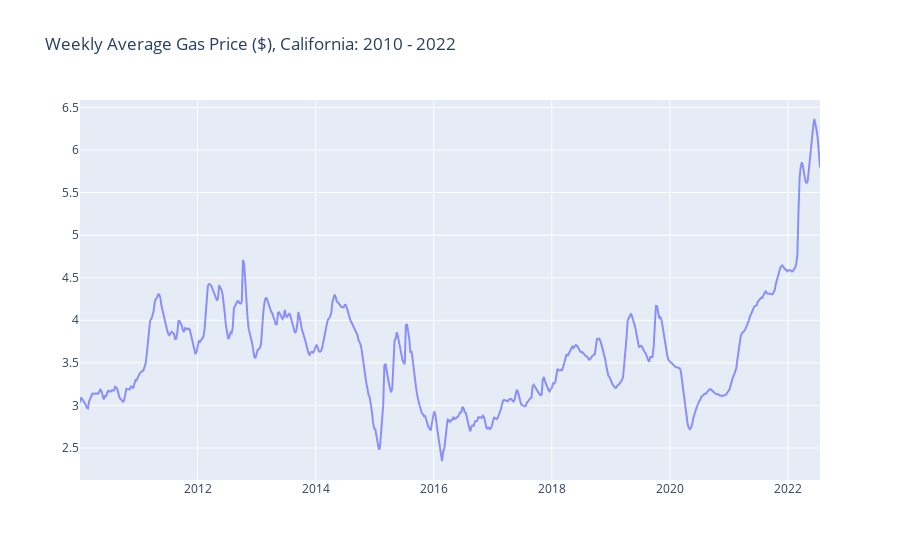

The notebook cell this image was saved under:
### Code cell
fuel2 = fuel_w.loc['2010-01-01':]
fuel_plot2 = plot_traces(fuel2, 'fuel_w', 'Weekly Average Gas Price ($), California: 2010 - 2022')

### Figure 1 — Plotly figure (JSON) as saved in the notebook; plotly's stock layout.template omitted (floating-point values rounded to 4 significant figures; data arrays with more than 128 entries replaced by an {"elided": "..."} marker saying what was removed)
{"data": [{"line": {"color": "blue"}, "name": "fuel_wtrace", "opacity": 0.4, "type": "scatter", "x": {"elided": "655 str values"}, "y": {"elided": "655 float values"}}], "layout": {"title": {"text": "Weekly Average Gas Price ($), California: 2010 - 2022"}}}
